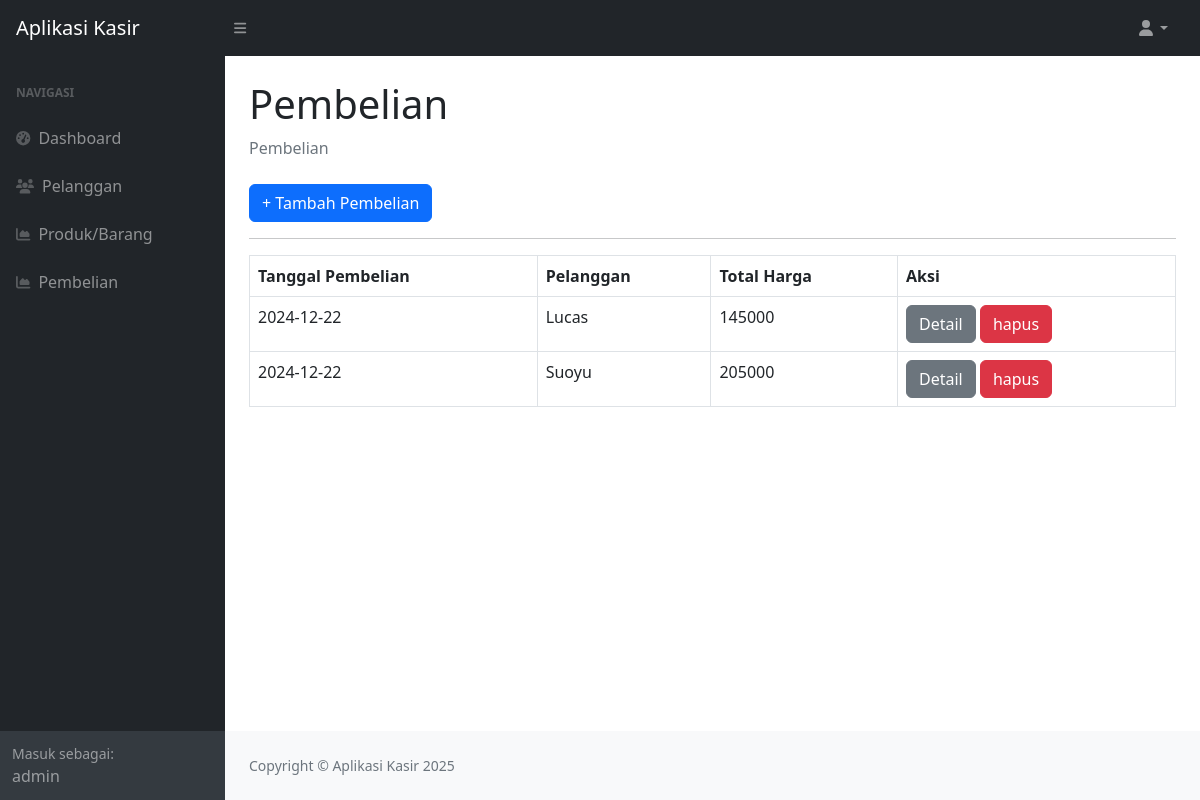
Page /?page=pembelian (signed in) on the committed database.
### tables this page shows
CREATE TABLE `penjualan` (
  `id_penjualan` int(11) NOT NULL,
  `tanggal_penjualan` date DEFAULT NULL,
  `total_harga` int(11) DEFAULT NULL,
  `id_pelanggan` int(11) DEFAULT NULL
);

CREATE TABLE `pelanggan` (
  `id_pelanggan` int(11) NOT NULL,
  `nama_pelanggan` varchar(255) DEFAULT NULL,
  `alamat` text DEFAULT NULL,
  `no_telepon` varchar(255) DEFAULT NULL
);

### pembelian.php (the view)
<div class="container-fluid px-4">
    <h1 class="mt-4">Pembelian</h1>
    <ol class="breadcrumb mb-4">
        <li class="breadcrumb-item active">Pembelian</li>
    </ol>
    <a href="?page=pembelian_tambah" class="btn btn-primary">+ Tambah Pembelian</a>
    <hr>
    <table class="table table-bordered">
        <tr>
            <th>Tanggal Pembelian</th>
            <th>Pelanggan</th>
            <th>Total Harga</th>
            <th>Aksi</th>
        </tr>
        <?php
            $query = mysqli_query($koneksi, "SELECT*FROM penjualan LEFT JOIN pelanggan ON pelanggan.id_pelanggan = penjualan.id_pelanggan");
            while($data = mysqli_fetch_array( $query)) {
                ?>
                <tr>
                    <td><?php echo $data['tanggal_penjualan']; ?></td>
                    <td><?php echo $data['nama_pelanggan']; ?></td>
                    <td><?php echo $data['total_harga']; ?></td>
                    <td>
                        <a href="?page=pembelian_detail&&id=<?php echo $data['id_penjualan']; ?>" class="btn btn-secondary">Detail</a>
                        <a href="?page=pembelian_hapus&&id=<?php echo $data['id_penjualan']; ?>" class="btn btn-danger">hapus</a>
                    </td>
                </tr>
                <?php
            }
        ?>
    </table>
</div>

### rows in the picture
penjualan: tanggal_penjualan "2024-12-22", id_pelanggan.nama_pelanggan "Lucas", total_harga "145000"
penjualan: tanggal_penjualan "2024-12-22", id_pelanggan.nama_pelanggan "Suoyu", total_harga "205000"

### other values in the picture
$_SESSION['user']['nama'] "admin"
